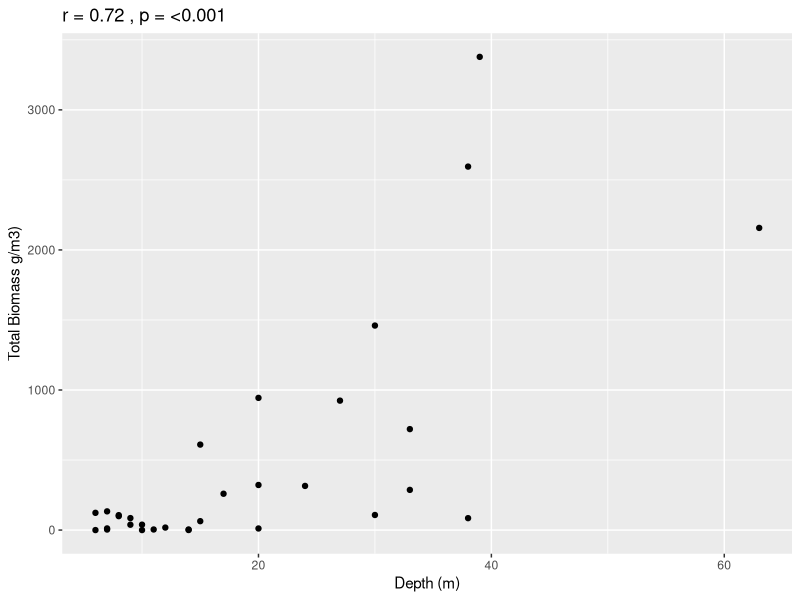
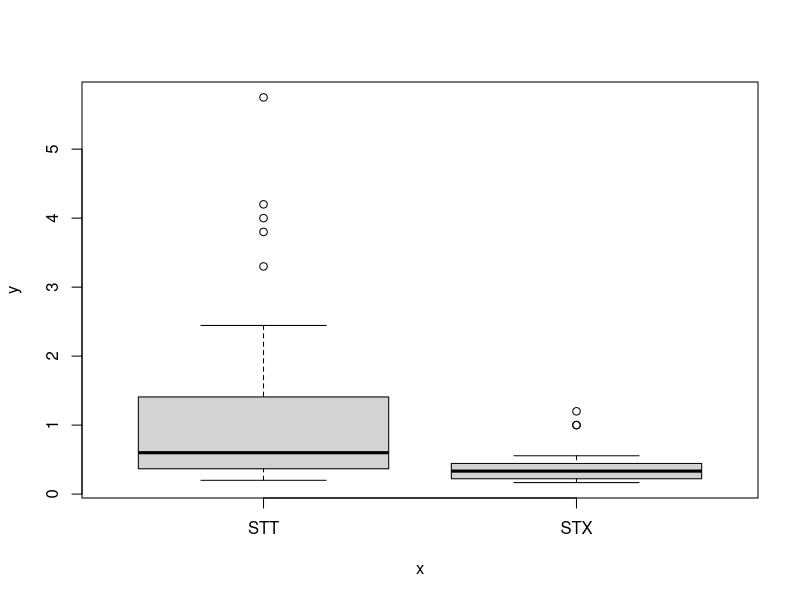
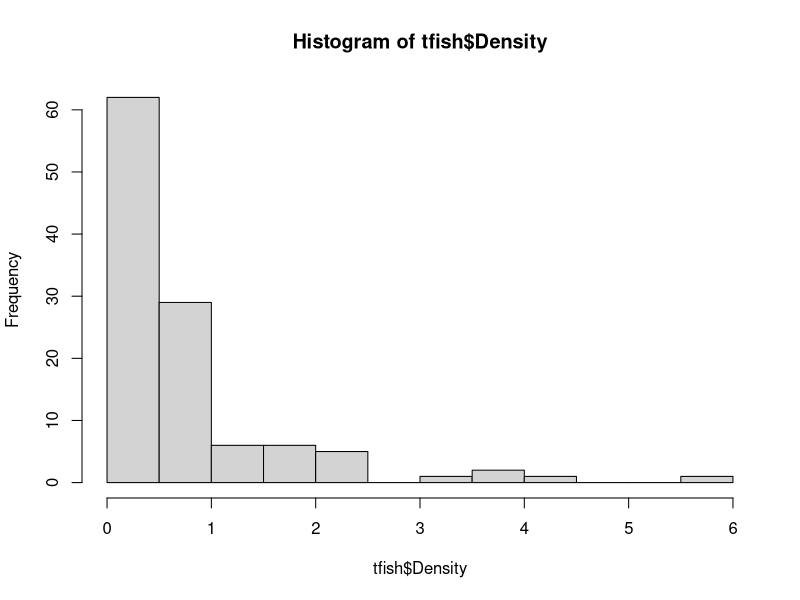
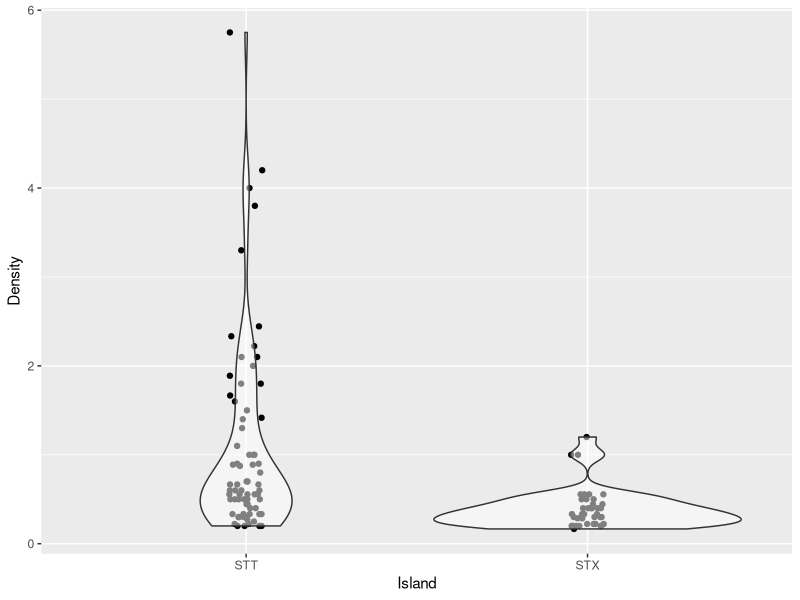

Write the R code that produced these figures, in order.
# MES 503 Lab Assignment 2
# Exploring correlation and t-tests with TCRMP data

# 9/15/2026
# Created by Kayla Blincow (with help from ChatGPT)
# ------------------------------------------------------------------------------

# INSTRUCTIONS

# Complete this script as you work through the assignment.
#
# - Replace every "# FILL IN" section with your own code or written response.
# - Comment your code so that someone else can follow your workflow.
# - Do not delete the research questions or prompts.
# - Your script should run from beginning to end without errors.
# - Save this script as: LastName_FirstName_MES503_LabAssignment2.R
# - Submit your completed script to Brightspace by the deadline.

#### SCENARIO

# TCRMP LIONFISH DATA

# In the USVI, the Territorial Coral Reef Monitoring Program (TCRMP) conducts
# annual to semi-annual monitoring to assess multiple aspects of reef health,
# including fish communities. TCRMP fish census methods include a combination of
# belt transects and roving diver surveys. TCRMP has been reporting the abundance
# and biomass of lionfish since they were first encountered in 2011. As of 2022,
# TCRMP has monitoring data for 34 sites: 10 mesophotic reefs (> 30 m depth),
# 13 nearshore reefs (~10 m), and 11 offshore reefs (~15 m).

# The data used in this assignment are real TCRMP data that have been summarized
# to include information on lionfish observed at monitoring sites on St. Croix
# and St. Thomas from 2011 to 2022.

# VARIABLES:
# Location     - TCRMP monitoring site
# SampleYear   - Year data were collected
# TotalCount   - Total number of lionfish observed across all transects conducted
#                at each site, each year
# ntrans       - Number of belt transects conducted at each site, each year
# Biomass      - Total biomass of lionfish observed at each site, each year
# Code         - Three-character identifying code for the TCRMP monitoring site
# Island       - Island where the site is located (STT, STX)
# ReefComplex  - Type of reef (mesophotic, nearshore, offshore)
# Depth        - Average depth at the monitoring site


#### PART 1: SET UP YOUR SCRIPT & GET TO KNOW YOUR DATA

# Write code to clear your workspace, load necessary packages and import your
# data file.

# FILL IN CODE
rm(list = ls())

library(tidyverse)

fish <- read.csv("Lab Assignment 2/TCRMP_Lionfish.csv")

# Explore your newly imported dataset.

# FILL IN CODE
head(fish)
str(fish)

# Is there anything about the structure of the dataset that you think is
# important to understand before beginning the analyses?

# FILL IN WRITTEN ANSWER HERE

# Multiple locations sampled each year. Lots of transects performed, but not
# the same at each location.



#### PART 2: CORRELATION

# RESEARCH QUESTION:
# Is there a relationship between depth and total lionfish biomass observed at
# each site (across all years)?

# To address this question you must:
# 1. Complete necessary data wrangling tasks 
# 2. Test for a correlation between the variables of interest. 
# 3. Create a visual of the relationship that includes appropriate axis labels,
#    units, an informative title, and the p-value and correlation coefficient
#    from your correlation test.
# 4. Intepret the results of your correlation test and visual. What does it mean
#    statistically? What does it mean ecologically?

# HINT: The original dataset contains multiple observations for each monitoring
# location because sites were sampled across multiple years.To answer this 
# research question, we want ONE observation per location.

# FILL IN CODE
fishcor <- fish |> group_by(Location) |> 
  summarize(totalbiomass = sum(Biomass),
            depth = first(Depth))

fishcor1 <- cor.test(fishcor$totalbiomass, fishcor$depth)

ggplot(fishcor, aes(x = depth, y = totalbiomass)) +
  geom_point() +
  labs(x = "Depth (m)", y = "Total Biomass g/m3)", 
       title = paste("r =", round(fishcor1$estimate, 2),
                     ", p =", format.pval(fishcor1$p.value, digits = 2, eps = 0.001)))

# FILL IN WRITTEN ANSWERS





#### PART 3: T-TEST

# RESEARCH QUESTION:
# In cases where multiple lionfish were observed, did they tend to occur at
# higher density on St. Thomas or St. Croix?

# To address this question you must:
# 1. Complete the necessary data wrangling tasks.
# 2. Create a preliminary visualization comparing lionfish density between the
#    two islands. Do you notice anything you might need to address?
# 3. Check the assumptions of the t-test, and state whether your assumptions are
#    met or violated. If they are violated, research what you can do, and implement
#    a fix. Document what you did and why--include a visualization if appropriate.
# 4. Conduct a t-test that addresses the research question.
# 5. Create a visual to accompany your statistical test that includes appropriate
#    axis labels, units, an informative title, and the p-value and test statistic
#    from your t-test.
# 6. Provide a written interpretation of your results. Write your t-test results
#    as you would if you were presenting them in a peer-reviewed paper. Also 
#    include an ecological interpretation of your results. 


# Use the information below to prepare your data:
# - An observation of MULTIPLE lionfish means that TotalCount is greater than 1.
# - Density = TotalCount / Number of Transects
# - Density is expressed in units of fish/100 m^2.
# - Consider how your statistical interpretation might need to change if you 
#   change your data as a result of assumption violations.

# FILL IN CODE HERE
# FILL IN WRITTEN ANSWERS HERE

tfish <- fish |> filter(TotalCount > 1) |> mutate(Density = TotalCount/ntrans)

plot(factor(tfish$Island), tfish$Density)

hist(tfish$Density)

t.test(log(Density) ~ Island, data = tfish)

ggplot(tfish, aes(x = Island, y = Density)) + 
  geom_jitter(height = 0, width = 0.05) +
  geom_violin(alpha = 0.5)

#### FINAL CHECK

# Before submitting, make sure you have:

# DATA & CODE
# [ ] Successfully imported the data.
# [ ] Explored and checked your data before beginning your analyses.
# [ ] Completed all required data wrangling.
# [ ] Added comments that explain important steps in your workflow.

# ANALYSIS
# [ ] Addressed each research question.
# [ ] Considered the assumptions relevant to your statistical analyses.
# [ ] Researched and documented how you addressed any violated assumptions.

# VISUALIZATIONS
# [ ] Created all required visualizations.
# [ ] Included appropriate axis labels, units, and titles.
# [ ] Customized your visualizations appropriately.
# [ ] Made sure your visualizations accurately represent your data.

# INTERPRETATION
# [ ] Reported the important results from your statistical analyses.
# [ ] Provided statistical interpretations of your results.
# [ ] Connected your results back to the research questions.
# [ ] Provided ecological interpretations where appropriate.

# FINAL SCRIPT
# [ ] Answered all written questions and prompts.
# [ ] Included citations or links for any outside resources you used.
# [ ] Checked that your script runs from beginning to end without errors.
# [ ] Saved your script using the required filename.

# SAVE YOUR SCRIPT AND SUBMIT TO BRIGHTSPACE!
